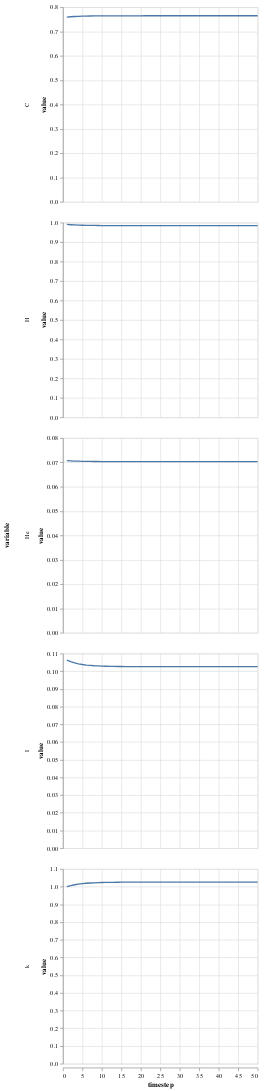

The notebook cell saved with this chart:
### Code cell
get_table(simres3) |> @vlplot(:line, x=:timestep, y=:value, row="variable:n", resolve={scale={y=:independent}})

### Figure 1 — Vega-Lite specification as saved in the notebook (floating-point values rounded to 4 significant figures; data arrays with more than 128 entries replaced by an {"elided": "..."} marker saying what was removed)
{"data": {"values": {"elided": "250 records"}}, "encoding": {"row": {"field": "variable", "type": "nominal"}, "x": {"field": "timestep", "type": "quantitative"}, "y": {"field": "value", "type": "quantitative"}}, "mark": "line", "resolve": {"scale": {"y": "independent"}}}
